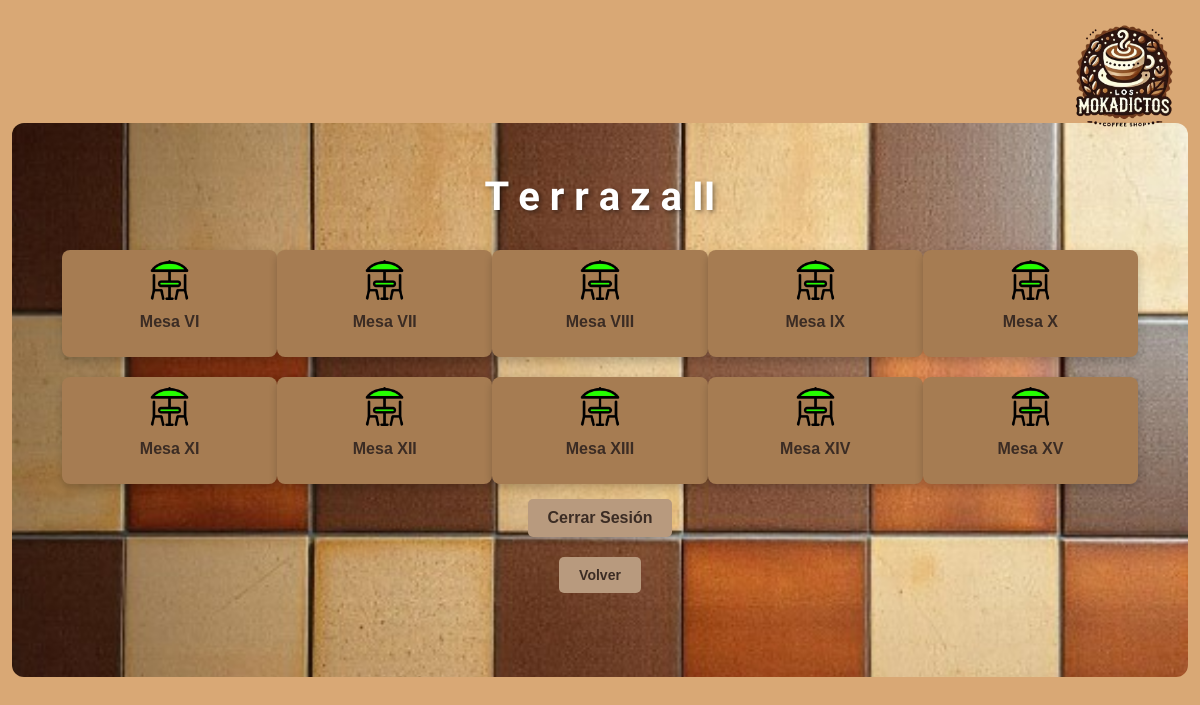
The app's page /salones/terraza2.php (signed in) with its own data.
### tables this page shows
CREATE TABLE tbl_tables (
    table_id INT PRIMARY KEY AUTO_INCREMENT,
    room_id INT NOT NULL,
    current_room_id INT,
    table_number INT NOT NULL,
    capacity INT NOT NULL,
    status ENUM('free', 'occupied', 'reserved') DEFAULT 'free',
    FOREIGN KEY (room_id) REFERENCES tbl_rooms(room_id) ON DELETE CASCADE,
    FOREIGN KEY (current_room_id) REFERENCES tbl_rooms(room_id) ON DELETE SET NULL
);

### salones/terraza2.php (the view, shortened to what this page needs)
<?php
include '../conexion/conexion.php';
function romanNumerals($number) {
    $map = [
        'M' => 1000,
        'CM' => 900,
        'D' => 500,
        'CD' => 400,
        'C' => 100,
        'XC' => 90,
        'L' => 50,
        'XL' => 40,
        'X' => 10,
        'IX' => 9,
        'V' => 5,
        'IV' => 4,
        'I' => 1
    ];
    $result = '';
    foreach ($map as $roman => $int) {
        while ($number >= $int) {
            $result .= $roman;
            $number -= $int;
        }
    }
    return $result;
}
$sql = "SELECT t.table_id, t.status,
        (SELECT COUNT(*) FROM tbl_reservations r
         WHERE r.table_id = t.table_id
         AND r.reservation_date >= CURRENT_DATE) as has_reservations
        FROM tbl_tables t
        WHERE t.room_id = 2";
$stmt = $conexion->query($sql);
$tables = $stmt->fetchAll(PDO::FETCH_ASSOC);
?>
<!DOCTYPE html>
<html lang="es">
<head>
    <link rel="stylesheet" href="../styles.css">
</head>
<body>
    <div><img src="./../img/logo.webp" alt="Logo de la página" class="superpuesta"><br></div>
    <div class="container2">
        <div class="header">
            <h1>T e r r a z a    II</h1>
        </div>
        <div class="grid">
            <?php
            foreach ($tables as $row) {
                $tableId = $row['table_id'];
                $status = $row['status'];
                $hasReservations = $row['has_reservations'] > 0;
                $romanTableId = romanNumerals($tableId);
                $imgSrc = $status === 'occupied' ? '../img/sombrillaRoja.webp' :
                          ($hasReservations ? '../img/sombrillaAmarilla.webp' : '../img/sombrilla.webp');
                echo "
                <div class='table' id='mesa$tableId' onclick='openTableOptions($tableId, \"$status\", \"$romanTableId\")'>
                    <img id='imgMesa$tableId' src='$imgSrc' alt='Mesa $tableId'>
                    <p>Mesa $romanTableId</p>
                </div>
                <form id='formMesa$tableId' method='POST' style='display: none;'>
                    <input type='hidden' name='tableId' value='$tableId'>
                    <input type='hidden' name='action' id='action$tableId'>
                    <input type='hidden' name='reservationDate' id='reservationDate$tableId'>
                    <input type='hidden' name='startTime' id='startTime$tableId'>
                    <input type='hidden' name='endTime' id='endTime$tableId'>
                </form>
                <form id='viewReservationsForm$tableId' method='POST' style='display: none;'>
                    <input type='hidden' name='tableId' value='$tableId'>
                    <input type='hidden' name='action' value='viewReservations'>
                </form>
                ";
            }
            ?>
        </div>
        <button class="logout-button" onclick="logout()">Cerrar Sesión</button>
        <form action="../paginaPrincipal.php">
            <button class="logout">Volver</button>
        </form>
    </div>
</body>
</html>

### styles.css (style rules this page uses)
body { font-family: Arial, sans-serif; background-color: #d9a875; display: flex; justify-content: center; align-items: center; height: 100vh; margin: 0; }
.container2 { text-align: center; background-image: url('./img/fondo.jpg'); background-size: 100%; background-position: center; background-repeat: no-repeat; width: 88%; padding-left: 5%; padding-right: 5%; padding-top: 2%; padding-bottom: 7%; border-radius: 12px; position: relative; }
.superpuesta { position: absolute; top: 0; right: 0; width: 150px; height: auto; z-index: 10; }
h1 { font-size: 40px; font-weight: bold; color: #fff; text-shadow: 2px 2px 4px rgba(0, 0, 0, 0.4); font-family: 'Arial Black', sans-serif; margin-bottom: 30px; }
button { padding: 10px 20px; border-radius: 5px; border: none; background-color: transparent; color: #3b2c24; font-weight: bold; font-size: 14px; cursor: pointer; transition: background-color 0.3s; }
.logout-button { margin-top: 15px; padding: 10px 20px; border-radius: 5px; border: none; background-color: #b89a7e; color: #3b2c24; font-weight: bold; font-size: 16px; cursor: pointer; }
h1 { font-family: 'Sancreek'; }
.table { background-color: #a67c52; padding: 10px; border-radius: 8px; text-align: center; box-shadow: 0px 4px 6px rgba(0, 0, 0, 0.2); width: 90%; transition: transform 0.3s; }
.table img { width: 20%; height: auto; margin-bottom: 10px; border-radius: 4px; }
.table p { font-weight: bold; color: #3b2c24; margin-top: 2%; }
.logout { margin-top: 20px; padding: 10px 20px; background-color: #b89a7e; color: #3b2c24; border: none; border-radius: 5px; font-weight: bold; cursor: pointer; }
.grid { display: grid; grid-template-columns: repeat(5, 1fr); grid-template-rows: auto auto; gap: 20px; justify-items: center; margin: 0 auto; grid-template-areas: "mesa1 . mesa2 . mesa3" ". mesa4 . mesa5 ."; }
.table { display: flex; flex-direction: column; align-items: center; border-radius: 10px; padding: 10px; box-shadow: 0 4px 8px rgba(0, 0, 0, 0.2); cursor: pointer; transition: transform 0.3s ease, box-shadow 0.3s ease; padding: 10px; border-radius: 8px; text-align: center; width: 100%; }

### records on screen
tbl_tables: table_id "VI"
tbl_tables: table_id "VII"
tbl_tables: table_id "VIII"
tbl_tables: table_id "IX"
tbl_tables: table_id "X"
tbl_tables: table_id "XI"
tbl_tables: table_id "XII"
tbl_tables: table_id "XIII"
tbl_tables: table_id "XIV"
tbl_tables: table_id "XV"
